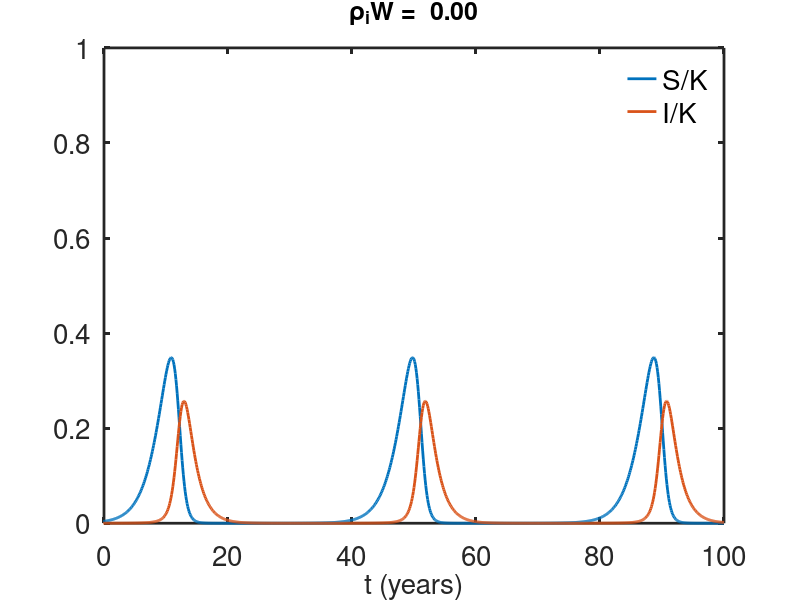
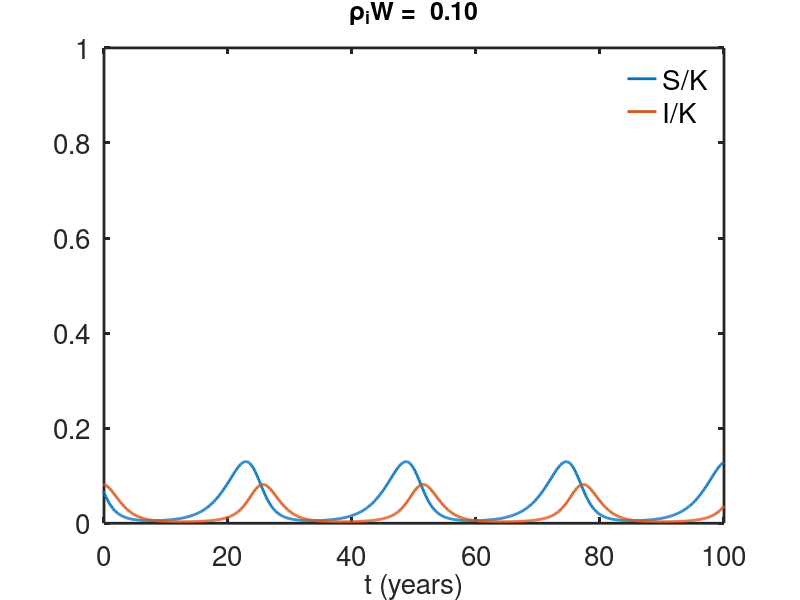
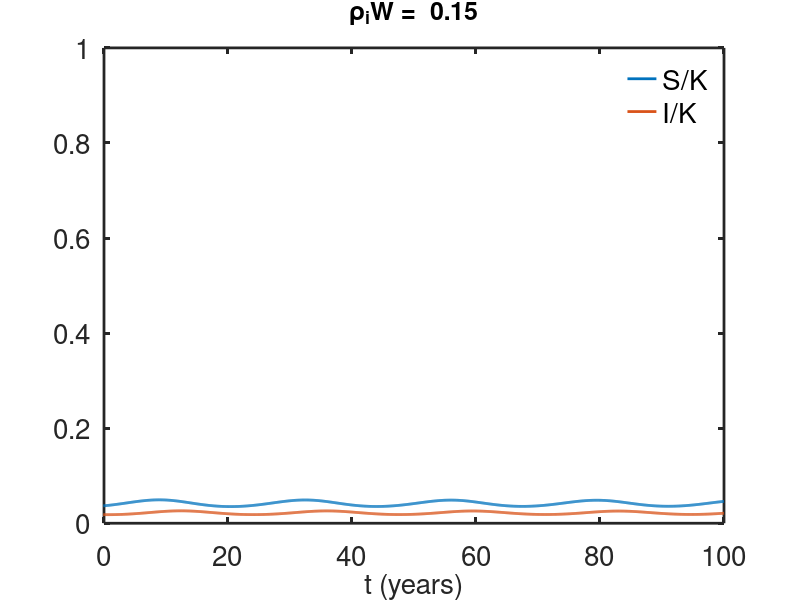
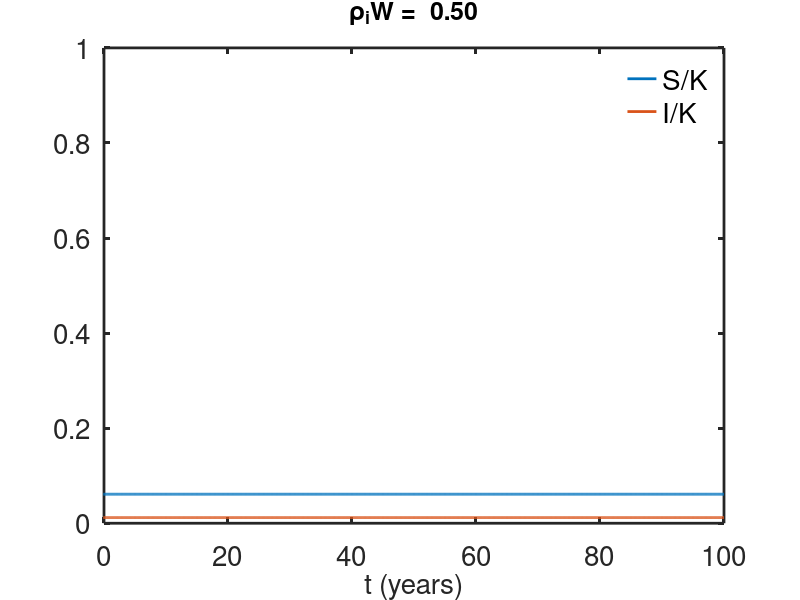

Here is the MATLAB script that generated these plots, in order:
% chronic wasting disease ode model 
%figures 1 and 3 in "The effect of predation on the dynamics of
%Chronic Wasting Disease in deer" 
%updated so eps is eps1, as it is safer in MATLAB. 
function  desolver
clear all; clc; close all; 
global game gami K eps1  mue mui  rhosW rhoiW  r rhofac gam xiW xifac tend Wmx

set(0,                           ...
   'defaultaxesfontsize', 20,   ...
   'defaultaxeslinewidth', 2.0, ...
   'defaultlinelinewidth', 2.0, ...
   'defaultpatchlinewidth', 1.7);

% using new notation and new model with SI term
 formatSpecF = '%6.2f\n';
 % specify parameters
 d = 0.1;
 b = 0.6;
 r=b-d;
 
 mui = 0.6;
  
 mue=0.2;
 game = 1;  %wlog
 gami = 0.1;
  
 eps1 = 0.1 ;
  rhofac = 0.5;
 xifac=0; 
 
  K = 30;
   gam = eps1*game+gami*mue;
 % the list of rho_iW values
plist = [0,0.1,0.15, 0.5 ];
 
 figure(10)
 plot(K*ones(length(plist),1),plist,'*')
 hold on

for j = 1:length(plist)
    rhoiW = plist(j);   
    rhosW = rhoiW*rhofac;
    xiW = xifac*rhoiW;


 %specify the output points
t_start = -1500;
tstep = 0.1;
t_end = 100;
tend=t_end;
tspan = [t_start:tstep:t_end];

s0 = [K;0.01;0];  %  format s0 = [U;V;...] as a column vector
% integrate the ode's
[T,S] = ode23s(@deRHS,tspan, s0, odeset('maxstep',1));  
X = S(:,1);
Y = S(:,2);
E = S(:,3);
 % plot the time course of the solution  
figure(j)
plot(T,X/K,T,Y/K  , 'linewidth',2)
legend('boxoff')
legend('S/K','I/K','fontsize',20)
 xlabel('t (years)','fontsize',20)
  axis([0 tend 0 1])
  title( strcat('\rho_iW = ',sprintf(formatSpecF,rhoiW)),'fontsize',18)
  hold on

  % plot the I-S phase portrait of the solution
  figure(4+j)
plot( X/K, Y/K , 'linewidth',2)
%legend('S/K','I/K','E','fontsize',20)
 xlabel('S/K','fontsize',20)
 ylabel('I/K')
  title( strcat('\rho_iW = ',sprintf(formatSpecF,rhoiW)),'fontsize',18)
  
end
 
 %the bifurcation diagram
 
% the endemic curve
 
   rhoiW = 0:0.01:0.99;
   rhosW =  rhoiW*rhofac;
   xiW = xifac*rhoiW;
  
  Kt = r*mue*( mui  +  rhoiW)./( eps1.*(1+xiW)*game.*(r - rhosW) + gami*mue*r -  gami*mue*rhosW);
  
  figure(10)
plot( Kt, rhoiW , Kt,  r*ones(length(K),1)/rhofac)
hold on
 
 
xlabel('K')
ylabel('\rho_iW')
text(60,0.1,'III','fontsize',18)
text(60,0.5,'II','fontsize',18)

text(10, 0.9 ,'I','fontsize',18)

text(10,1.2,'IV','fontsize',18)
   %the Hopf bifurcation curve
  
  [kp,rhoiW] = meshgrid(0:.25:150,0:.01:1);
   
  Hc=Hpf(kp,rhoiW);
 
 figure(10)
 contour(kp,rhoiW,Hc,[0,0] ,'linewidth',2)
 
  axis([0 100 0 1]) 
 
hold off
 
end

%the right hand side for ode simulation:
function s_prime=deRHS(t,s)
global game gami K eps1  mue mui  rhosW rhoiW  r xiW
S = s(1);
II = s(2);
E = s(3);
 
fS= r*S*(1- (S+II)/K)-game*S*E -gami*S*II -rhosW*S;
                
fII=game*S*E+ gami*S*II -mui*II-rhoiW*II;
                  
fE=eps1*(1+xiW)*II-mue*E;

 s_prime = [fS,fII, fE]'  ;
end

% the Hopf bifurcation curve
function out = Hpf(K,rhoiW)
global  game gami  eps1  mue mui r rhofac xifac 
 rhosW=rhoiW*rhofac;
 xiW = xifac*rhoiW;
    gam = eps1*(1+xiW)*game+gami*mue;
 M = rhoiW+mui;
   beta = (M.*(3*mue+r - rhosW) + M.^2 +  mue^2);
  % this formula assumes xiW=0;
   c3=eps1*game.*gam.^2.*(r-rhosW).*(gam-M*gami);
   c2=-gam.*r.*(gami*mue.*(2*M.^2*gami*mue-3*gam.*M.^2-3*gam.*M*mue)+beta.*gam.^2);
   c1=-mue*r^2.*(gami*mue*(M.^2*gami*mue-3*gam.*M.^2-2*gam.*M*mue)+beta.*gam.^2);
   c0=-M.*r^3*mue^3.*(gam-M*gami);
   out = K.^3.*c3 +K.^2.*c2+K.*c1+c0;
 
end
 
